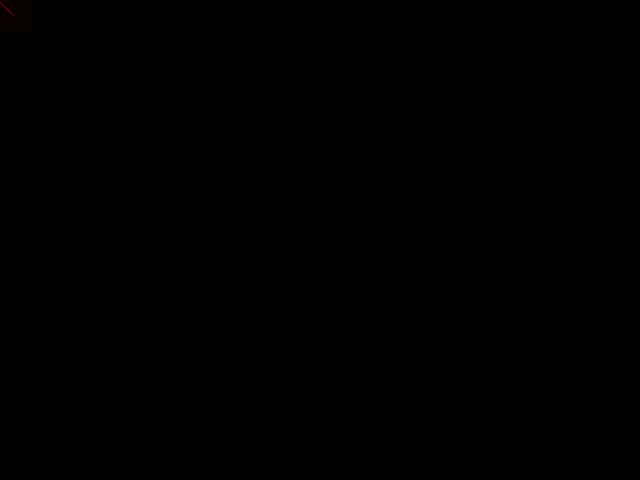
Frame 1 (no input)
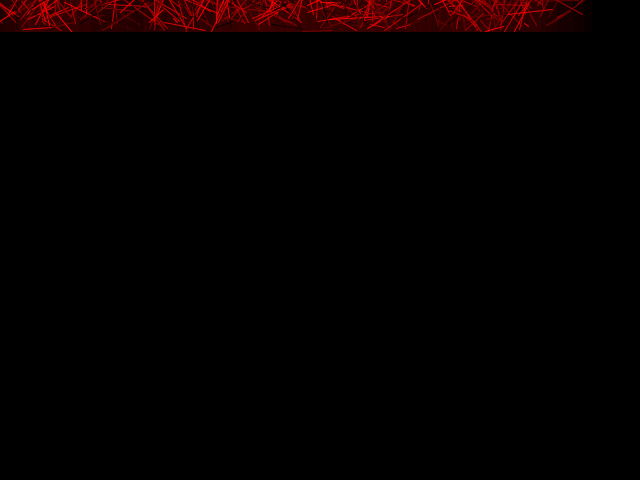
Frame 60 (the mouse pressed at the canvas centre just before this capture)
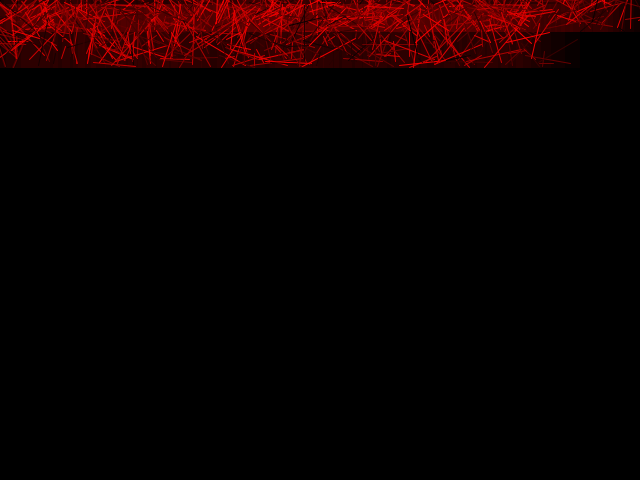
Frame 120 (the mouse held since frame 60 and released just before this capture)

The Processing sketch that drew these frames (run headless with seeded random() and noise(); from frame 60 on, the mouse is pressed at the canvas centre):

// Processing sketch: Vantomme_p_59
// ── Vantomme_p_59.pde
PGraphics pg;

float x;
float y;

void setup()
{
  size( 640, 480 );
  smooth();
  
  pg = createGraphics( 64, 64, JAVA2D );
  
  background( 0 );
  imageMode( CENTER );
  
  x = 0;
  y = 0;
}


void draw()
{
  pg.beginDraw();
  pg.background( 255, 0, 0, 8 );
  pg.smooth();
  
  for ( int i = 0; i < 8; i++ ) {
    pg.stroke( random( 255 ), 0, 0 );
    pg.line( random( pg.width ), random( pg.height ), random( pg.width ), random( pg.height ) );
  }
  pg.endDraw();
  
  image( pg, x, y );
  
  x += random( 4, 16 );
  if ( x > width ) {
    x = 0;
    y += random( 32, 64 );
    if ( y > height ) {
      y = 0;
      fill( 255, 32 );
      noStroke();
      rect( 0, 0, width, height );
    }
  }
}


void mousePressed()
{
  /*
  if ( random( 100 ) < 50 ) {
    background( 0 );
  } else {
    background( 255 );
  }
  */
  save("randomLines.jpg");
}
